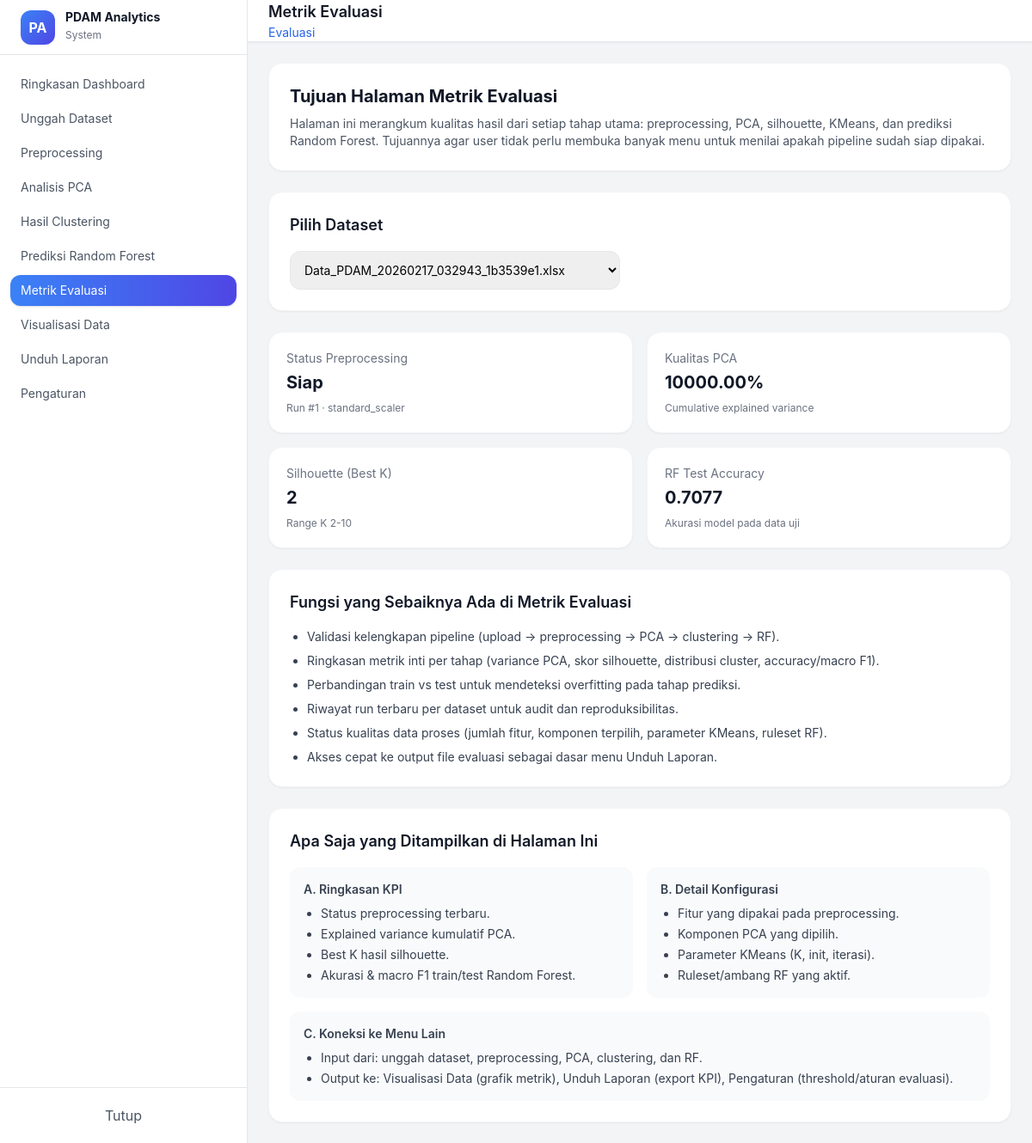
The page /evaluasi?dataset_id=1 on the database as committed earlier.
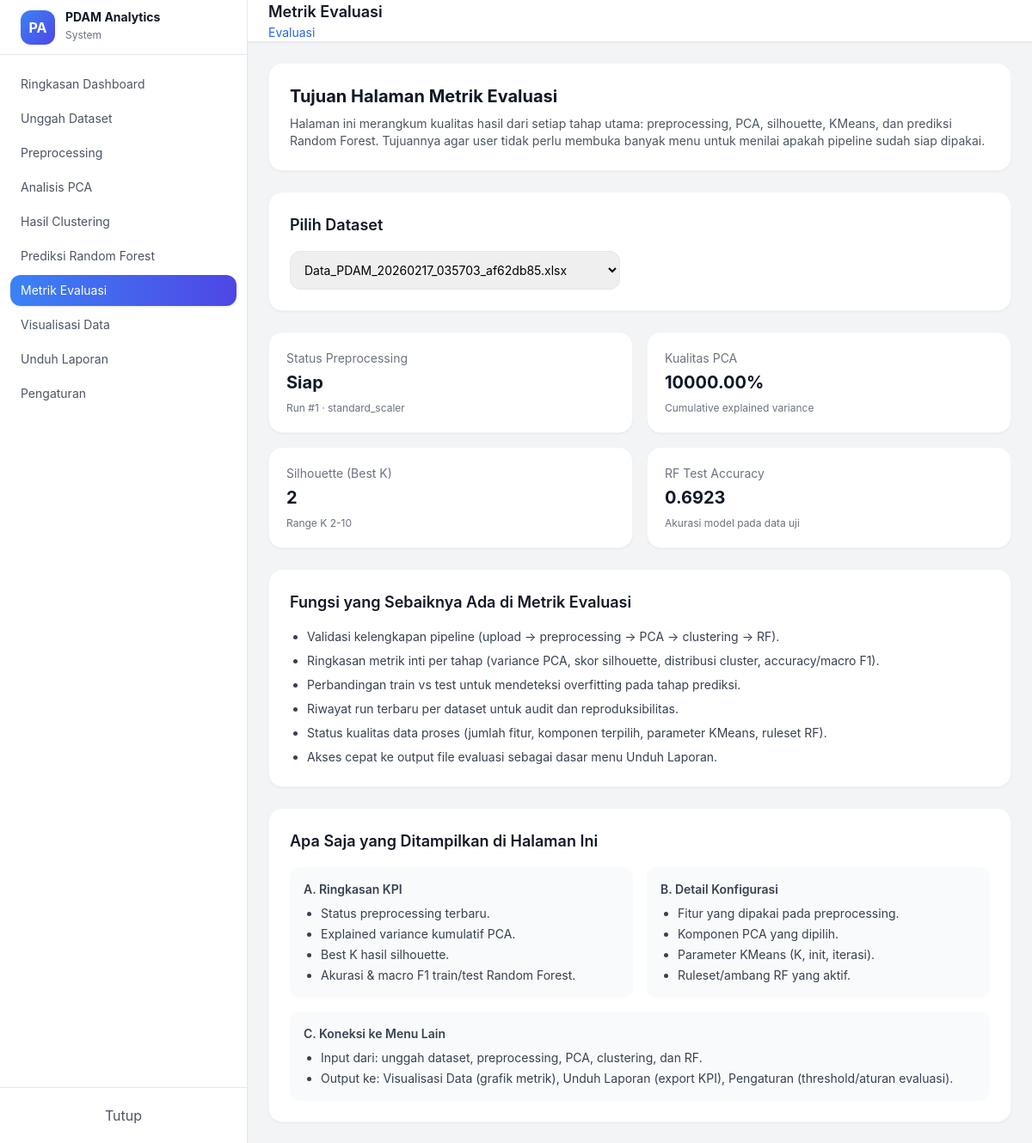
The same page on the database as committed later.
### models/pipeline_models.py (models this page shows)
class RFEvaluation(db.Model):
    __tablename__ = "rf_evaluations"
    id = db.Column(db.Integer, primary_key=True)
    kmeans_run_id = db.Column(db.Integer, db.ForeignKey("kmeans_runs.id"), nullable=False, index=True)
    ruleset_id = db.Column(db.Integer, db.ForeignKey("rf_rulesets.id"), nullable=False, index=True)
    split_type = db.Column(db.String(10), nullable=False)   # train/test
    input_path = db.Column(db.String(500), nullable=False)
    classification_report = db.Column(db.JSON, nullable=False)
    accuracy = db.Column(db.Float, nullable=True)
    macro_f1 = db.Column(db.Float, nullable=True)
    output_path = db.Column(db.String(500), nullable=True)
    created_at = db.Column(db.DateTime, default=datetime.utcnow)
    status = db.Column(db.String(20), default="success")
    error_message = db.Column(db.Text, nullable=True)

### app.py (the view)
@app.route("/evaluasi")
def evaluasi():
    datasets = Dataset.query.order_by(Dataset.uploaded_at.desc()).all()
    selected_dataset_id = request.args.get("dataset_id", type=int)
    selected_dataset = None
    preprocess_run = None
    pca_run = None
    silhouette_run = None
    kmeans_run = None
    rf_eval_train = None
    rf_eval_test = None
    if selected_dataset_id:
        selected_dataset = Dataset.query.get(selected_dataset_id)
        preprocess_run = (
            PreprocessRun.query
            .filter_by(dataset_id=selected_dataset_id, status="success")
            .order_by(PreprocessRun.created_at.desc())
            .first()
        )
        if preprocess_run:
            pca_run = (
                PCARun.query
                .filter_by(preprocess_run_id=preprocess_run.id, status="success")
                .order_by(PCARun.created_at.desc())
                .first()
            )
        if pca_run:
            silhouette_run = (
                SilhouetteRun.query
                .filter_by(pca_run_id=pca_run.id, status="success")
                .order_by(SilhouetteRun.created_at.desc())
                .first()
            )
            kmeans_run = (
                KMeansRun.query
                .filter_by(pca_run_id=pca_run.id, status="success")
                .order_by(KMeansRun.created_at.desc())
                .first()
            )
        if kmeans_run:
            rf_eval_train = (
                RFEvaluation.query
                .filter_by(kmeans_run_id=kmeans_run.id, split_type="train", status="success")
                .order_by(RFEvaluation.created_at.desc())
                .first()
            )
            rf_eval_test = (
                RFEvaluation.query
                .filter_by(kmeans_run_id=kmeans_run.id, split_type="test", status="success")
                .order_by(RFEvaluation.created_at.desc())
                .first()
            )
    return render_template(
        "pages/evaluasi.html",
        datasets=datasets,
        selected_dataset_id=selected_dataset_id,
        selected_dataset=selected_dataset,
        preprocess_run=preprocess_run,
        pca_run=pca_run,
        silhouette_run=silhouette_run,
        kmeans_run=kmeans_run,
        rf_eval_train=rf_eval_train,
        rf_eval_test=rf_eval_test,
    )

### templates/pages/evaluasi.html (shortened to what the changed rows need)
{% extends "layouts.html" %}
{% block content %}
<div class="space-y-6">
  <div class="bg-white rounded-2xl shadow-sm border border-gray-100 p-6">
    <h2 class="text-xl font-bold text-gray-900 mb-2">Tujuan Halaman Metrik Evaluasi</h2>
  </div>
  <div class="bg-white rounded-2xl shadow-sm border border-gray-100 p-6">
    <h3 class="text-lg font-semibold text-gray-900 mb-4">Pilih Dataset</h3>
    <select name="dataset_id"
            class="w-full md:w-96 border rounded-xl p-3 text-sm"
            onchange="window.location='{{ url_for('evaluasi') }}?dataset_id=' + this.value;">
      {% for d in datasets %}
      <option value="{{ d.id }}" {% if selected_dataset_id == d.id %}selected{% endif %}>
        {{ d.filename }}
      </option>
      {% endfor %}
    </select>
  </div>
  <div class="grid grid-cols-1 md:grid-cols-2 xl:grid-cols-4 gap-4">
    <div class="bg-white rounded-2xl shadow-sm border border-gray-100 p-5">
      <p class="text-sm text-gray-500">RF Test Accuracy</p>
      <p class="text-xl font-bold text-gray-900 mt-1">
        {% if rf_eval_test and rf_eval_test.accuracy is not none %}{{ '%.4f'|format(rf_eval_test.accuracy) }}{% else %}-{% endif %}
      </p>
      <p class="text-xs text-gray-500 mt-2">Akurasi model pada data uji</p>
    </div>
  </div>
</div>
{% endblock %}

Rows that differ between the two databases and show on the page:
changed RFEvaluation: accuracy "0.7077" → "0.6923"
Other text that changed with them:
form field dataset_id: "Data_PDAM_20260217_032943_1b3539e1.xlsx" → "Data_PDAM_20260217_035703_af62db85.xlsx"
